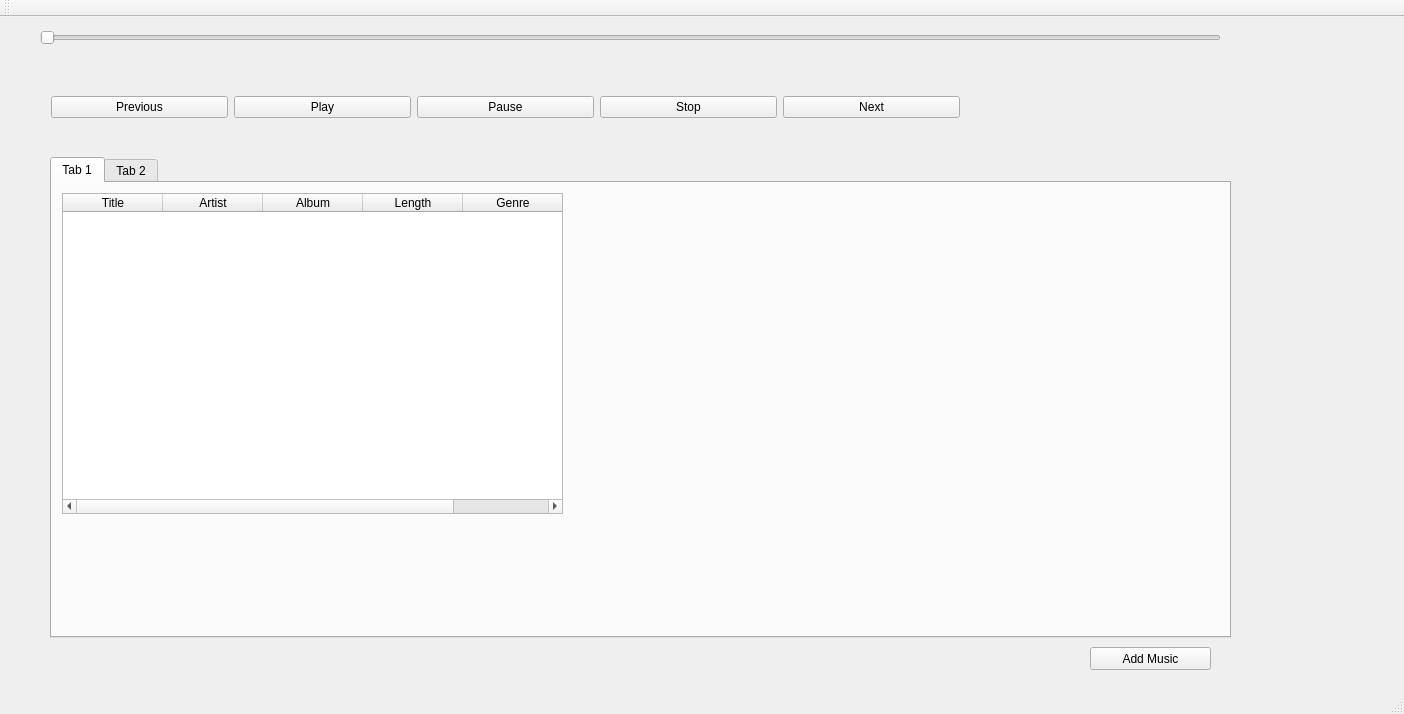
<?xml version="1.0" encoding="UTF-8"?>
<ui version="4.0">
 <class>MainWindow</class>
 <widget class="QMainWindow" name="MainWindow">
  <property name="geometry">
   <rect>
    <x>0</x>
    <y>0</y>
    <width>1404</width>
    <height>714</height>
   </rect>
  </property>
  <property name="windowTitle">
   <string>MainWindow</string>
  </property>
  <widget class="QWidget" name="centralWidget">
   <widget class="QPushButton" name="addMusic">
    <property name="geometry">
     <rect>
      <x>1090</x>
      <y>630</y>
      <width>121</width>
      <height>23</height>
     </rect>
    </property>
    <property name="text">
     <string>Add Music</string>
    </property>
   </widget>
   <widget class="QTabWidget" name="tabWidget">
    <property name="geometry">
     <rect>
      <x>50</x>
      <y>140</y>
      <width>1181</width>
      <height>481</height>
     </rect>
    </property>
    <property name="currentIndex">
     <number>0</number>
    </property>
    <widget class="QWidget" name="tab">
     <attribute name="title">
      <string>Tab 1</string>
     </attribute>
     <widget class="library" name="tableWidget">
      <property name="geometry">
       <rect>
        <x>10</x>
        <y>10</y>
        <width>501</width>
        <height>321</height>
       </rect>
      </property>
      <column>
       <property name="text">
        <string>Title</string>
       </property>
      </column>
      <column>
       <property name="text">
        <string>Artist</string>
       </property>
      </column>
      <column>
       <property name="text">
        <string>Album</string>
       </property>
      </column>
      <column>
       <property name="text">
        <string>Length</string>
       </property>
      </column>
      <column>
       <property name="text">
        <string>Genre</string>
       </property>
      </column>
     </widget>
    </widget>
    <widget class="QWidget" name="tab_2">
     <attribute name="title">
      <string>Tab 2</string>
     </attribute>
     <widget class="QTableView" name="tableView">
      <property name="geometry">
       <rect>
        <x>0</x>
        <y>10</y>
        <width>256</width>
        <height>192</height>
       </rect>
      </property>
     </widget>
    </widget>
   </widget>
   <widget class="QSlider" name="progressSlider">
    <property name="geometry">
     <rect>
      <x>40</x>
      <y>0</y>
      <width>1181</width>
      <height>41</height>
     </rect>
    </property>
    <property name="orientation">
     <enum>Qt::Horizontal</enum>
    </property>
   </widget>
   <widget class="QWidget" name="horizontalLayoutWidget">
    <property name="geometry">
     <rect>
      <x>40</x>
      <y>50</y>
      <width>931</width>
      <height>80</height>
     </rect>
    </property>
    <layout class="QHBoxLayout" name="horizontalLayout">
     <item>
      <widget class="QPushButton" name="previousButton">
       <property name="text">
        <string>Previous</string>
       </property>
      </widget>
     </item>
     <item>
      <widget class="QPushButton" name="playButton">
       <property name="text">
        <string>Play</string>
       </property>
      </widget>
     </item>
     <item>
      <widget class="QPushButton" name="pauseButton">
       <property name="text">
        <string>Pause</string>
       </property>
      </widget>
     </item>
     <item>
      <widget class="QPushButton" name="stopButton">
       <property name="text">
        <string>Stop</string>
       </property>
      </widget>
     </item>
     <item>
      <widget class="QPushButton" name="nextButton">
       <property name="text">
        <string>Next</string>
       </property>
      </widget>
     </item>
    </layout>
   </widget>
  </widget>
  <widget class="QMenuBar" name="menuBar">
   <property name="geometry">
    <rect>
     <x>0</x>
     <y>0</y>
     <width>1404</width>
     <height>21</height>
    </rect>
   </property>
  </widget>
  <widget class="QToolBar" name="mainToolBar">
   <attribute name="toolBarArea">
    <enum>TopToolBarArea</enum>
   </attribute>
   <attribute name="toolBarBreak">
    <bool>false</bool>
   </attribute>
  </widget>
  <widget class="QStatusBar" name="statusBar"/>
 </widget>
 <layoutdefault spacing="6" margin="11"/>
 <customwidgets>
  <customwidget>
   <class>library</class>
   <extends>QTableWidget</extends>
   <header>library.h</header>
  </customwidget>
 </customwidgets>
 <resources/>
 <connections/>
</ui>
